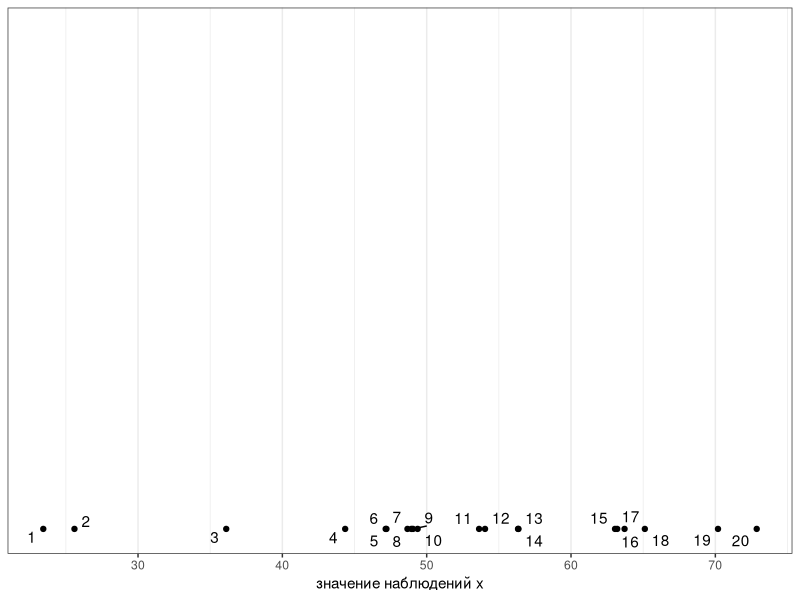
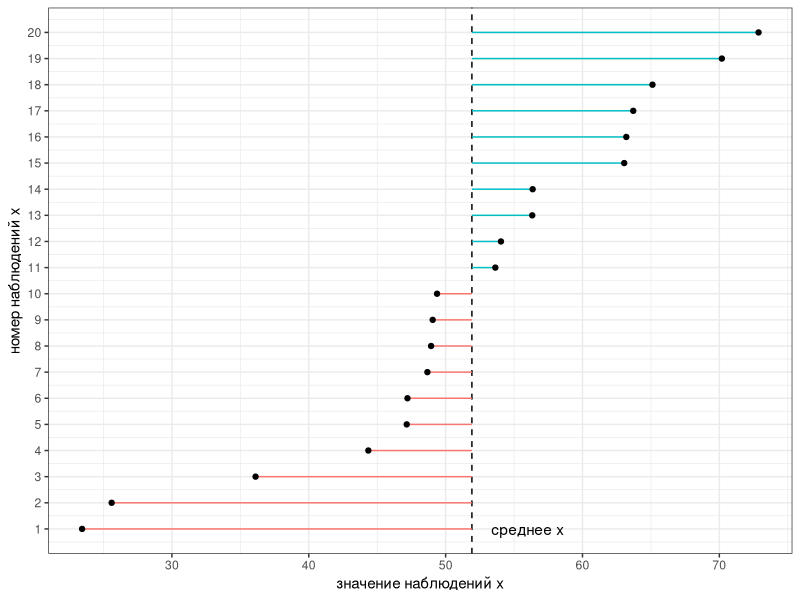
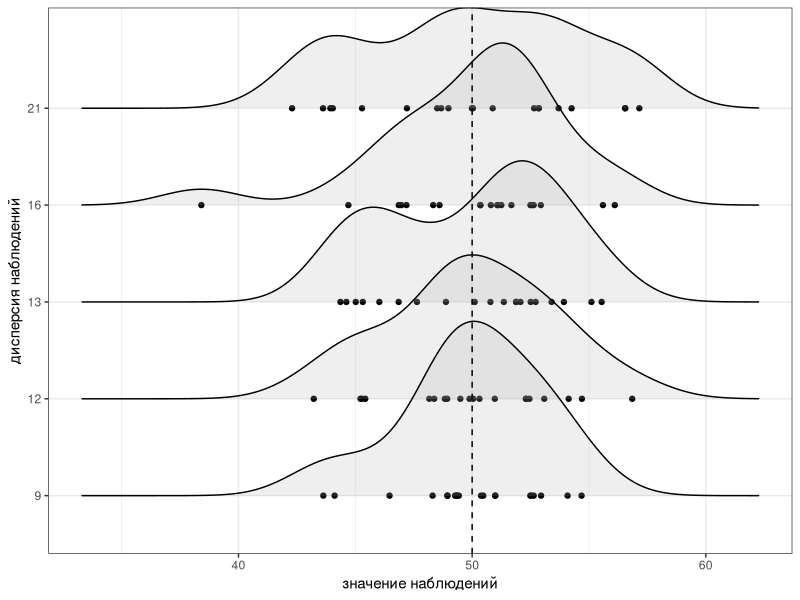
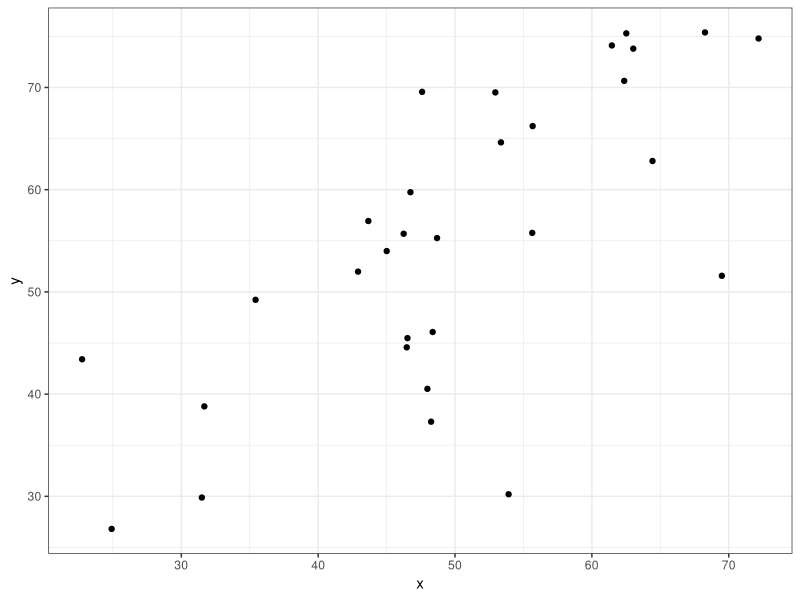
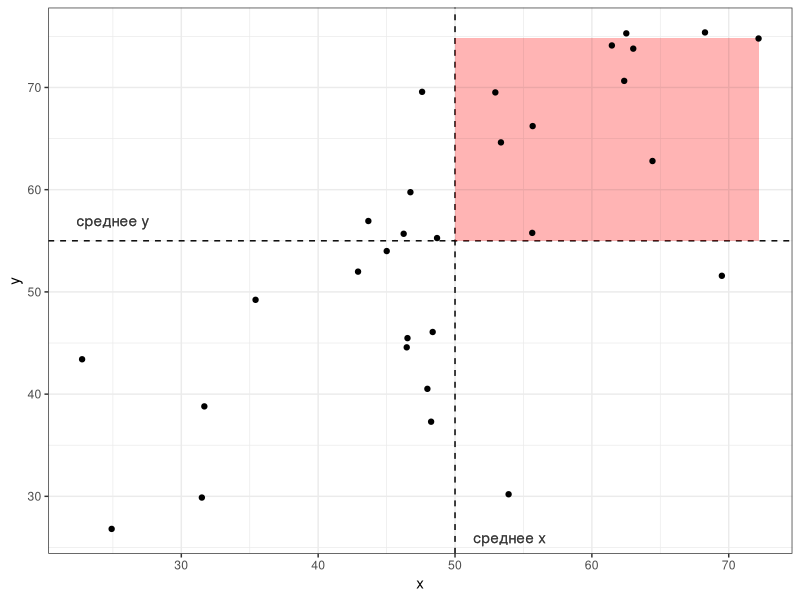
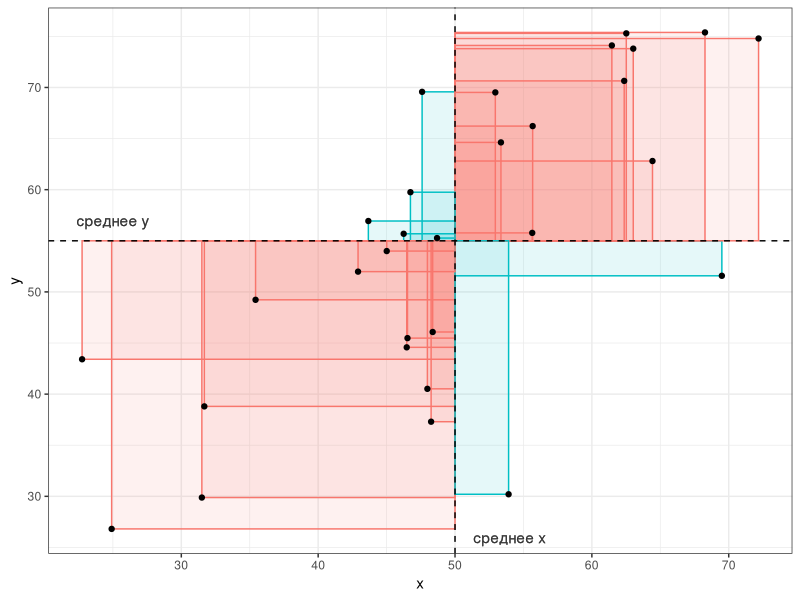
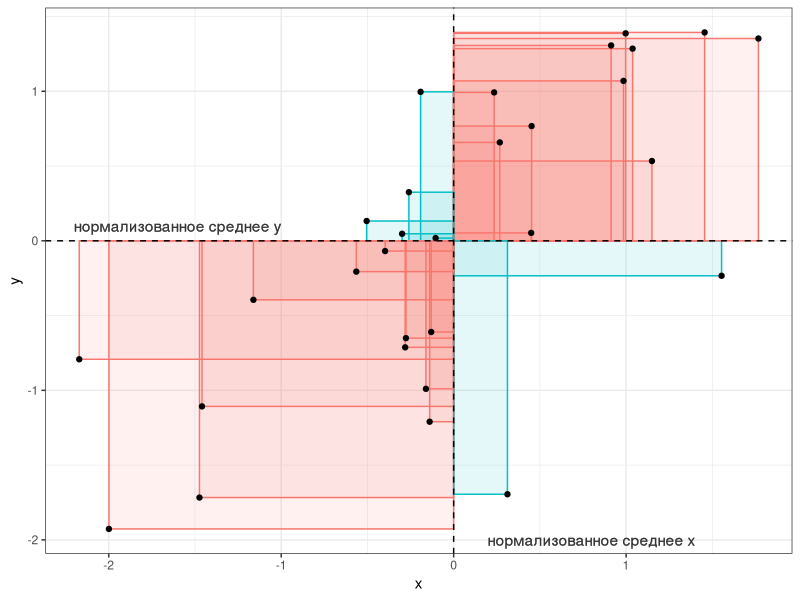
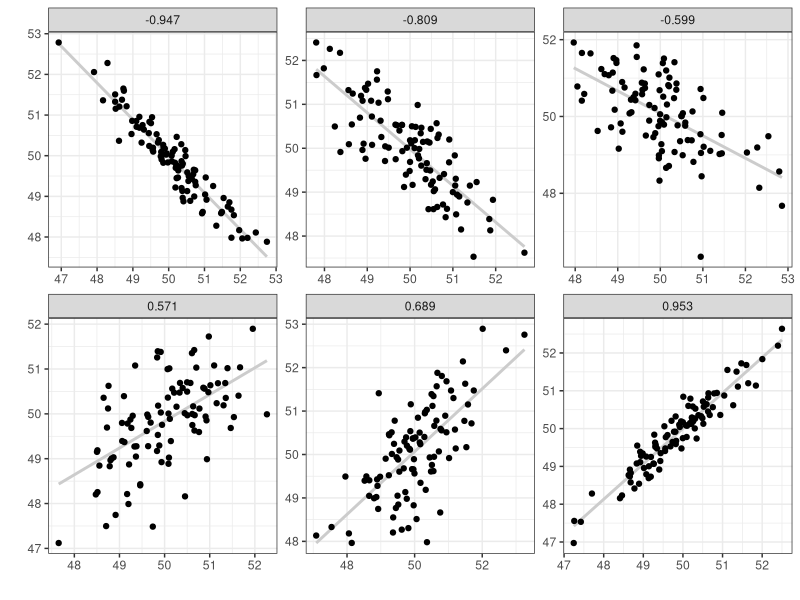

The R script that drew these images, in order:
## ---- chunk 1
library(tidyverse)
theme_set(theme_bw())
## ---- chunk 2
set.seed(42)
df <- tibble(x = sort(rnorm(20, mean = 50, sd = 10)), 
             y = seq_along(x))
df %>% 
  ggplot(aes(x))+
  geom_point(y = 0)+
  ggrepel::geom_text_repel(aes(label = y), y = 0)+
  labs(x = "значение наблюдений x")
## ---- chunk 3
df %>% 
  mutate(positive_negative = x > mean(x)) %>% 
  ggplot(aes(x, y))+
  geom_vline(aes(xintercept = mean(x)), linetype = 2)+
  geom_linerange(aes(xmin = x, 
                     xmax = mean(x), 
                     color = positive_negative),
                 show.legend = FALSE) + 
  annotate(geom = "text", x = 56, y = 1, label = "среднее x")+
  geom_point()+
  scale_y_continuous(breaks = df$y)+
  labs(y = "номер наблюдений x",
       x = "значение наблюдений x")
## ---- chunk 4
set.seed(42)
map_dfr(1:5*5, function(x){
  tibble(x = rnorm(20, mean = 50, sd = sqrt(x)),
         var = round(var(x)))
}) %>% 
  group_by(var) %>% 
  mutate(x = x - mean(x)+50) %>% 
  ggplot(aes(x, factor(var)))+
  geom_point()+
  ggridges::geom_density_ridges(alpha = 0.2)+
  geom_vline(aes(xintercept = mean(x)), linetype = 2)+
  labs(x = "значение наблюдений",
       y = "дисперсия наблюдений")
## ---- chunk 5
set.seed(42)
x <- rnorm(20, mean = 50, sd = 10)
var(x)
## ---- chunk 6
var(x) == sum((x - mean(x))^2)/(length(x)-1)
## ---- chunk 7
sd(x)
sd(x) == sqrt(var(x))
## ---- chunk 8
set.seed(42)
tibble(x = rnorm(30, mean = 50, sd = 10), 
       y = x + rnorm(30, sd = 10)) %>% 
  mutate(x = x - mean(x)+ 50,
         y = y - mean(y)+ 55) ->
  df

df %>% 
  ggplot(aes(x, y))+
  geom_point()
## ---- chunk 9
df %>% 
  ggplot(aes(x, y))+
  geom_hline(aes(yintercept = mean(y)), linetype = 2)+
  geom_vline(aes(xintercept = mean(x)), linetype = 2)+
  geom_rect(aes(ymin = mean(y), ymax = y[which.max(x)], 
                xmin = mean(x), xmax = max(x)), 
            fill = "red", alpha = 0.01, show.legend = FALSE)+
  geom_text(aes(x = mean(x)+4), y = 26, label = "среднее x", alpha = 0.05)+
  geom_text(aes(y = mean(y)+2), x = 25, label = "среднее y", alpha = 0.05)+
  geom_point()
## ---- chunk 10
df %>% 
  mutate(fill_color = (x > mean(x) & y > mean(y)) | (!x > mean(x) & !y > mean(y)),
         fill_color = !fill_color) %>% 
  ggplot(aes(x, y))+
  geom_rect(aes(xmin = mean(x), xmax = x, 
                ymin = mean(y), ymax = y, fill = fill_color, color = fill_color),
            alpha = 0.1, show.legend = FALSE)+
  geom_hline(aes(yintercept = mean(y)), linetype = 2)+
  geom_vline(aes(xintercept = mean(x)), linetype = 2)+
  geom_text(aes(x = mean(x)+4), y = 26, label = "среднее x", alpha = 0.05)+
  geom_text(aes(y = mean(y)+2), x = 25, label = "среднее y", alpha = 0.05)+
  geom_point()
## ---- chunk 11
set.seed(42)
x <- rnorm(10, mean = 50, sd = 10)
y <-  x + rnorm(10, sd = 10)
cov(x, y)
cov(x, -y*2)
## ---- chunk 12
cov(x, y) == sum((x-mean(x))*(y - mean(y)))/(length(x)-1)
## ---- chunk 13
df %>% 
  mutate_all(scale) %>% 
  mutate(fill_color = (x > mean(x) & y > mean(y)) | (!x > mean(x) & !y > mean(y)),
         fill_color = !fill_color) %>% 
  ggplot(aes(x, y))+
  geom_rect(aes(xmin = mean(x), xmax = x, 
                ymin = mean(y), ymax = y, fill = fill_color, color = fill_color),
            alpha = 0.1, show.legend = FALSE)+
  geom_hline(aes(yintercept = mean(y)), linetype = 2)+
  geom_vline(aes(xintercept = mean(x)), linetype = 2)+
  geom_text(aes(x = mean(x)+0.8), y = -2, label = "нормализованное среднее x", alpha = 0.05)+
  geom_text(aes(y = mean(y)+0.1), x = -1.6, label = "нормализованное среднее y", alpha = 0.05)+
  geom_point()
## ---- chunk 14
set.seed(42)
map_dfr(c(-0.5, -0.75, -0.95, 0.5, 0.75, 0.95), function(i){
  MASS::mvrnorm(n=100, 
                mu=rep(50,2), 
                Sigma=matrix(i, nrow=2, ncol=2) + diag(2)*(1-i)) %>% 
    as_tibble() %>% 
    mutate(id = i) %>% 
    rename(x = V1,
           y = V2)}) %>% 
  group_by(id) %>% 
  mutate(cor = round(cor(x, y), 3)) %>%
  ggplot(aes(x, y))+
  geom_smooth(method = "lm", se = FALSE, color = "gray80")+
  geom_point()+
  facet_wrap(~cor, nrow = 2, scales = "free")+
  labs(x = "", y = "")
## ---- chunk 15
set.seed(42)
x <- rnorm(15, mean = 50, sd = 10)
y <-  x + rnorm(15, sd = 10)
cor(x, y)
## ---- chunk 16
cor(x, y) == cov(x, y)/(sd(x)*sd(y))
cor(x, y) == sum(scale(x)*scale(y))/(length(x)-1)
